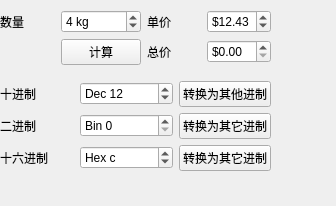
<?xml version="1.0" encoding="UTF-8"?>
<ui version="4.0">
 <class>Widget</class>
 <widget class="QWidget" name="Widget">
  <property name="geometry">
   <rect>
    <x>0</x>
    <y>0</y>
    <width>336</width>
    <height>206</height>
   </rect>
  </property>
  <property name="minimumSize">
   <size>
    <width>336</width>
    <height>171</height>
   </size>
  </property>
  <property name="windowTitle">
   <string>Widget</string>
  </property>
  <widget class="QWidget" name="layoutWidget">
   <property name="geometry">
    <rect>
     <x>0</x>
     <y>10</y>
     <width>271</width>
     <height>161</height>
    </rect>
   </property>
   <layout class="QVBoxLayout" name="verticalLayout">
    <item>
     <layout class="QGridLayout" name="gridLayout">
      <item row="0" column="0">
       <widget class="QLabel" name="labNum">
        <property name="text">
         <string>数量</string>
        </property>
       </widget>
      </item>
      <item row="0" column="1">
       <widget class="QSpinBox" name="spinNum">
        <property name="suffix">
         <string> kg</string>
        </property>
        <property name="value">
         <number>4</number>
        </property>
       </widget>
      </item>
      <item row="0" column="2">
       <widget class="QLabel" name="labPrice">
        <property name="text">
         <string>单价</string>
        </property>
       </widget>
      </item>
      <item row="0" column="3">
       <widget class="QDoubleSpinBox" name="spinPrice">
        <property name="prefix">
         <string>$</string>
        </property>
        <property name="value">
         <double>12.430000000000000</double>
        </property>
       </widget>
      </item>
      <item row="1" column="1">
       <widget class="QPushButton" name="btnCal">
        <property name="text">
         <string>计算</string>
        </property>
       </widget>
      </item>
      <item row="1" column="2">
       <widget class="QLabel" name="labTotal">
        <property name="text">
         <string>总价</string>
        </property>
       </widget>
      </item>
      <item row="1" column="3">
       <widget class="QDoubleSpinBox" name="spinTotal">
        <property name="prefix">
         <string>$</string>
        </property>
       </widget>
      </item>
     </layout>
    </item>
    <item>
     <spacer name="verticalSpacer">
      <property name="orientation">
       <enum>Qt::Vertical</enum>
      </property>
      <property name="sizeHint" stdset="0">
       <size>
        <width>20</width>
        <height>13</height>
       </size>
      </property>
     </spacer>
    </item>
    <item>
     <layout class="QGridLayout" name="gridLayout_2">
      <item row="0" column="0">
       <widget class="QLabel" name="labDec">
        <property name="text">
         <string>十进制</string>
        </property>
       </widget>
      </item>
      <item row="0" column="1">
       <widget class="QSpinBox" name="spinDec">
        <property name="prefix">
         <string>Dec </string>
        </property>
        <property name="value">
         <number>12</number>
        </property>
       </widget>
      </item>
      <item row="0" column="2">
       <widget class="QPushButton" name="btnDec">
        <property name="text">
         <string>转换为其他进制</string>
        </property>
       </widget>
      </item>
      <item row="1" column="0">
       <widget class="QLabel" name="labBin">
        <property name="text">
         <string>二进制</string>
        </property>
       </widget>
      </item>
      <item row="1" column="1">
       <widget class="QSpinBox" name="spinBin">
        <property name="suffix">
         <string/>
        </property>
        <property name="prefix">
         <string>Bin </string>
        </property>
        <property name="displayIntegerBase">
         <number>2</number>
        </property>
       </widget>
      </item>
      <item row="1" column="2">
       <widget class="QPushButton" name="btnBin">
        <property name="text">
         <string>转换为其它进制</string>
        </property>
       </widget>
      </item>
      <item row="2" column="0">
       <widget class="QLabel" name="labHex">
        <property name="text">
         <string>十六进制</string>
        </property>
       </widget>
      </item>
      <item row="2" column="1">
       <widget class="QSpinBox" name="spinHex">
        <property name="prefix">
         <string>Hex </string>
        </property>
        <property name="value">
         <number>12</number>
        </property>
        <property name="displayIntegerBase">
         <number>16</number>
        </property>
       </widget>
      </item>
      <item row="2" column="2">
       <widget class="QPushButton" name="btnHex">
        <property name="text">
         <string>转换为其它进制</string>
        </property>
       </widget>
      </item>
     </layout>
    </item>
   </layout>
  </widget>
 </widget>
 <resources/>
 <connections/>
</ui>
